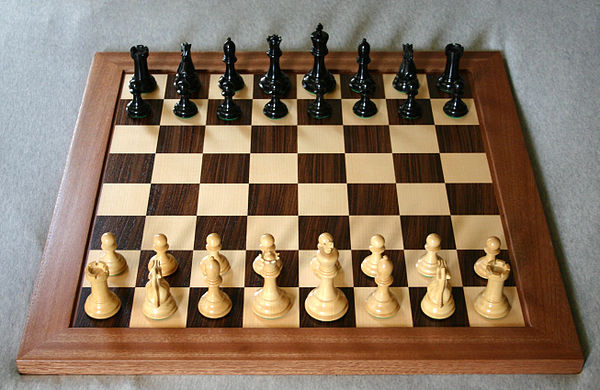
#> input picture Computer-Vision-with-Python/DATA/real_chessboard.jpg, 600 x 390 px
$ jupyter execute '19. cv_shitomasi.ipynb'
#> lines starting #> are read from the running program, lines starting #| are printed output that depends on the picture; after the words box and inside, x2 and y2 are one past the last pixel; in counts of white or black regions, pixels touching at a corner belong together
[cell 1]
import cv2
import numpy as np
import matplotlib.pyplot as plt

[cell 2]
real_chess = cv2.imread('./Computer-Vision-with-Python/DATA/real_chessboard.jpg')
#> real_chess is the input picture: shape (390, 600, 3); mean B, G, R 98.1, 117.7, 137.5
real_chess = cv2.cvtColor(real_chess, cv2.COLOR_BGR2RGB)

[cell 3]
flat_chess = cv2.imread('./Computer-Vision-with-Python/DATA/flat_chessboard.png')
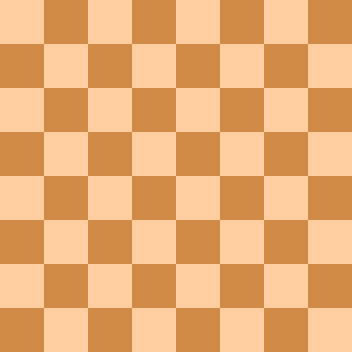
#> input picture Computer-Vision-with-Python/DATA/flat_chessboard.png, 352 x 352 px
#> flat_chess is the input picture: shape (352, 352, 3); mean B, G, R 114.5, 172.5, 232
flat_chess = cv2.cvtColor(flat_chess, cv2.COLOR_BGR2RGB)

[cell 4]
gray_real_chess = cv2.cvtColor(real_chess, cv2.COLOR_BGR2GRAY)
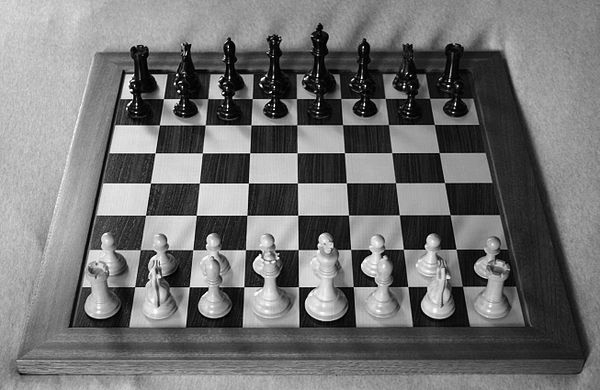
#> gray_real_chess: shape (390, 600); min 0, max 255, mean 114.1
gray_flat_chess = cv2.cvtColor(flat_chess, cv2.COLOR_BGR2GRAY)
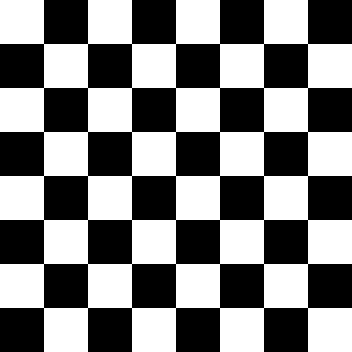
#> gray_flat_chess: shape (352, 352); values 127 (black) and 197 (white), 50% white; 1 white region, box (x1, y1, x2, y2) and area: (0, 0, 352, 352) 61952

[cell 5]
corners = cv2.goodFeaturesToTrack(gray_flat_chess, 64, 0.01, 10)
#> corners = 49 rows, first 8: [308, 308], [264, 308], [220, 308], [176, 308], [132, 308], [88, 308], [44, 308], [308, 264]

[cell 6]
corners
#> Out has the same summary as corners

[cell 7]
corners = np.int0(corners)

[cell 8]
for i in corners:
    x, y = i.ravel()
    cv2.circle(flat_chess, (x, y), 3, (255, 0, 0), -1)
#> this loop made 49 passes
#> (x, y) on passes 1 to 12: (308, 308), (264, 308), (220, 308), (176, 308), (132, 308), (88, 308), (44, 308), (308, 264), (264, 264), (220, 264), (176, 264), (132, 264)
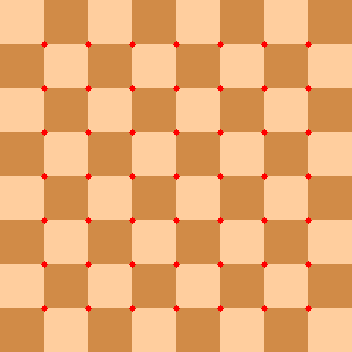
#> flat_chess: shape (352, 352, 3); mean R, G, B 232.3, 170.5, 113.2

[cell 9]
plt.imshow(flat_chess)

[cell 10]
corners = cv2.goodFeaturesToTrack(gray_real_chess, 1000, 0.01, 10)
#> corners = 417 rows, first 8: [178, 91], [132, 90], [448, 86], [177, 75], [183, 105], [403, 87], [274, 109], [248, 183]

[cell 11]
corners = np.int0(corners)

[cell 12]
for i in corners:
    x, y = i.ravel()
    cv2.circle(real_chess, (x, y), 3, (255,0,0), -1)
#> this loop made 417 passes
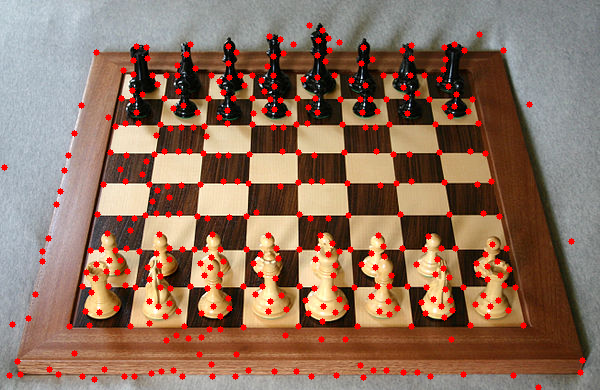
#> real_chess: shape (390, 600, 3); mean R, G, B 143.9, 112.2, 94
